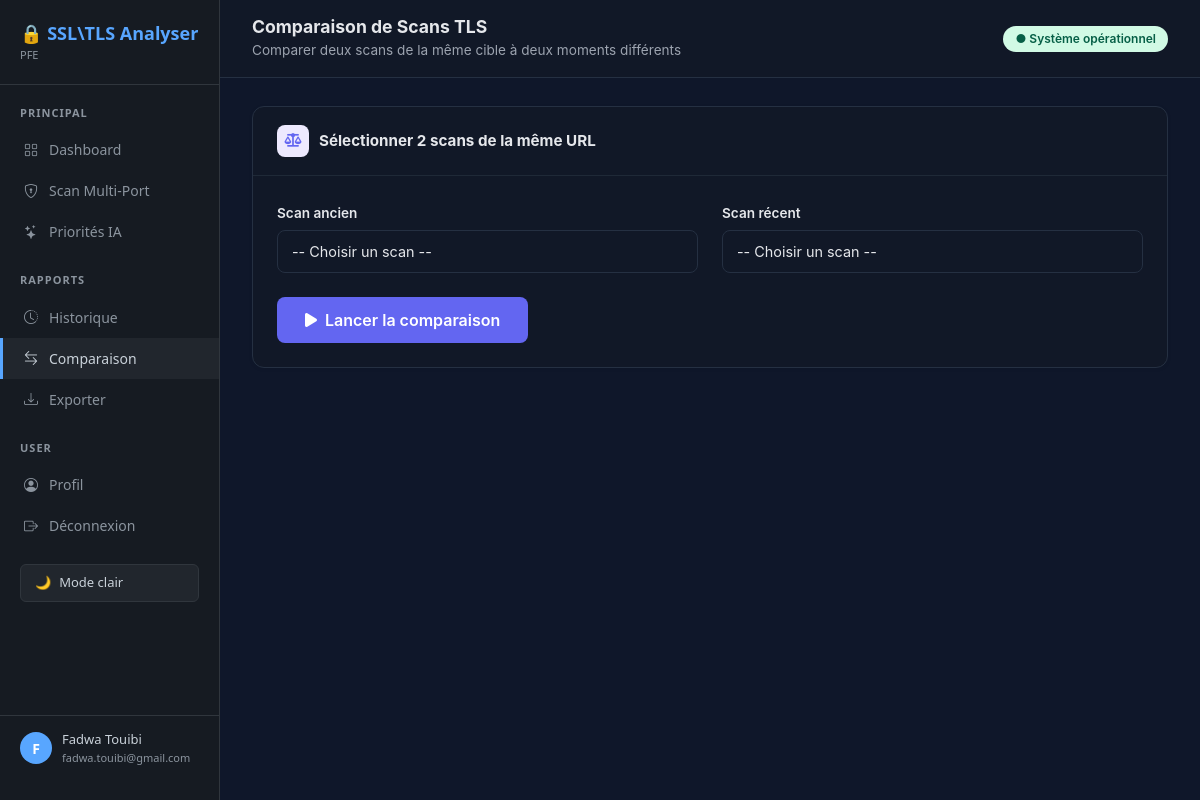
Page /comparison/comparaison_scans (signed in) on the committed database.
### models/models.py (models this page shows)
class AnalysteSécurité:
    pass

class Administrateur(AnalysteSécurité, db.Model):
    __tablename__ = 'administrateur'
    id                 = db.Column(db.Integer, primary_key=True)
    nom                = db.Column(db.String(100))
    prenom             = db.Column(db.String(100))
    login              = db.Column(db.String(100), unique=True)
    password           = db.Column(db.String(200))
    email              = db.Column(db.String(100))
    role               = db.Column(db.String(50), nullable=False, default='Analyste de sécurité')
    date_creation      = db.Column(db.DateTime, default=datetime.now)   # ← nouveau
    derniere_connexion = db.Column(db.DateTime, nullable=True)              # ← nouveau
    bloque = db.Column(db.Boolean, default=False)
    nb_tentatives = db.Column(db.Integer, default=0)

### routes/comparison_bp.py (the view)
@comparison_bp.route('/comparaison_scans')
def comparaison_scans_page():
    if 'admin_id' not in session:
        return redirect('/login')
    from models.models import Administrateur
    admin = Administrateur.query.get(session['admin_id'])
    scans_termines = Scan.query.filter_by(statut='TERMINE').order_by(Scan.dateDebut.desc()).all()
    scans_pour_template = []
    for scan in scans_termines:
        cible = Cible.query.get(scan.cibleId)
        url_cible = cible.url if cible and cible.url else (cible.adresseIp if cible else 'Inconnu')
        scans_pour_template.append({
            'id': scan.id,
            'cible': url_cible,
            'cible_normale': normaliser_url(url_cible),
            'dateDebut': scan.dateDebut.strftime('%d/%m/%Y %H:%M') if scan.dateDebut else 'N/A',
            'statut': scan.statut
        })
    return render_template('comparison_scans.html', admin=admin, scans=scans_pour_template)

### routes/comparison_bp.py (called while the page is built)
def normaliser_url(url):
    if not url:
        return ''
    url = url.strip().lower()
    if not url.startswith(('http://', 'https://')):
        url = 'https://' + url
    parsed = urlparse(url)
    host = parsed.netloc
    if host.startswith('www.'):
        host = host[4:]
    if ':' in host:
        host = host.split(':')[0]
    path = parsed.path.rstrip('/')
    return host + path

### templates/comparison_scans.html (shortened to what this page needs)
<!DOCTYPE html>
<html lang="fr">
<head>
    <link href="https://cdn.jsdelivr.net/npm/bootstrap@5.3.0/dist/css/bootstrap.min.css" rel="stylesheet">
    <link href="https://cdnjs.cloudflare.com/ajax/libs/font-awesome/6.4.0/css/all.min.css" rel="stylesheet">
    <link href="https://cdn.jsdelivr.net/npm/bootstrap-icons@1.10.0/font/bootstrap-icons.css" rel="stylesheet">
</head>
<body>
{% include '_sidebar.html' %}
<div class="main">
    <div class="topbar">
        <div>
            <h4>Comparaison de Scans TLS</h4>
            <span class="subtitle">Comparer deux scans de la même cible à deux moments différents</span>
        </div>
        <span style="background:#d1fae5;color:#065f46;padding:4px 12px;border-radius:20px;font-size:0.75rem;font-weight:600;">● Système opérationnel</span>
    </div>
    <div class="page-content">
        <div class="card">
            <div class="card-header-custom">
                <div class="icon-wrap"><i class="fas fa-balance-scale"></i></div>
                <h6>Sélectionner 2 scans de la même URL</h6>
            </div>
            <div class="card-body-custom">
                <div class="row g-4">
                    <div class="col-md-6">
                        <label class="form-label">Scan ancien</label>
                        <select class="form-select" id="scanAncien">
                            <option value="">-- Choisir un scan --</option>
                        </select>
                    </div>
                    <div class="col-md-6">
                        <label class="form-label">Scan récent</label>
                        <select class="form-select" id="scanRecent">
                            <option value="">-- Choisir un scan --</option>
                        </select>
                    </div>
                </div>
                <button class="btn-compare mt-4" id="btnCompare" onclick="lancerComparaison()">
                    <i class="fas fa-play"></i> Lancer la comparaison
                </button>
            </div>
        </div>
    </div>
</div>
</body>
</html>

### templates/_sidebar.html (shortened to what this page needs)
{% set _p = request.path %}
<aside id="appSidebar">
    <div class="logo">🔒 SSL\TLS Analyser<span>PFE</span></div>
    <div class="section-title">Principal</div>
    <a href="/dashboard" class="{{ 'active' if _p == '/dashboard' else '' }}"><i class="bi bi-grid"></i> Dashboard</a>
    <a href="/multiport/lancer_scan_multiport" class="{{ 'active' if _p.startswith('/multiport') else '' }}"><i class="bi bi-shield-lock"></i> Scan Multi-Port</a>
    <a href="/priorisation" class="{{ 'active' if _p.startswith('/priorisation') else '' }}"><i class="bi bi-stars"></i> Priorités IA</a>
    <div class="section-title">Rapports</div>
    <a href="/historique" class="{{ 'active' if _p.startswith('/historique') else '' }}"><i class="bi bi-clock-history"></i> Historique</a>
    <a href="/comparison/comparaison_scans" class="{{ 'active' if _p.startswith('/comparison') else '' }}"><i class="bi bi-arrow-left-right"></i> Comparaison</a>
    <a href="/rapport" class="{{ 'active' if _p.startswith('/rapport') else '' }}"><i class="bi bi-download"></i> Exporter</a>
    <div class="section-title">User</div>
    <a href="/profil" class="{{ 'active' if _p.startswith('/profil') else '' }}"><i class="bi bi-person-circle"></i> Profil</a>
    <a href="/logout"><i class="bi bi-box-arrow-right"></i> Déconnexion</a>
    <div class="theme-toggle-wrap">
        <button onclick="toggleTheme()" id="themeBtn">
            <span id="themeIcon">🌙</span>
            <span id="themeText">Mode clair</span>
        </button>
    </div>
    <div class="sidebar-spacer"></div>
    <a href="/profil" class="admin-info">
        <div class="admin-avatar">{{ admin.prenom[0] | upper if admin.prenom else 'A' }}</div>
        <div>
            <div class="admin-name">{{ admin.prenom }} {{ admin.nom }}</div>
            <div class="admin-email">{{ admin.email }}</div>
        </div>
    </a>
</aside>

### templates/comparison_scans.html (style rules this page uses)
* { margin: 0; padding: 0; box-sizing: border-box; }
:root { --bg: #f0f2f5; --card: #fff; --text: #1a1a2e; --muted: #6b7280; --sidebar: #1a1a2e; --sidebar-text: #aaa; --border: #e5e7eb; --soft: #f3f4f6; }
body.dark-mode { --bg: #0f172a; --card: #111827; --text: #e5e7eb; --muted: #9ca3af; --sidebar: #0b1220; --sidebar-text: #cbd5e1; --border: #253042; --soft: #1f2937; }
body { font-family: 'Inter', -apple-system, BlinkMacSystemFont, sans-serif; background: var(--bg); color: var(--text); display: flex; min-height: 100vh; }
.section-title { padding: 16px 20px 6px; color: #64748b; font-size: 0.65rem; font-weight: 700; letter-spacing: 0.08em; text-transform: uppercase; }
.main { margin-left: 220px; flex: 1; display: flex; flex-direction: column; }
.topbar { background: var(--card); padding: 16px 32px; display: flex; align-items: center; justify-content: space-between; border-bottom: 1px solid var(--border); }
.topbar h4 { margin: 0; font-size: 1.1rem; font-weight: 700; color: var(--text); }
.subtitle { color: var(--muted); font-size: 0.85rem; }
.page-content { padding: 28px 32px; flex: 1; }
.card { background: var(--card); border-radius: 12px; border: 1px solid var(--border); box-shadow: 0 1px 4px rgba(0,0,0,0.06); margin-bottom: 24px; }
.card-header-custom { padding: 18px 24px; border-bottom: 1px solid var(--soft); display: flex; align-items: center; gap: 10px; }
.card-header-custom h6 { margin: 0; font-weight: 700; color: var(--text); font-size: 0.95rem; }
.icon-wrap { width: 32px; height: 32px; background: #ede9fe; border-radius: 8px; display: flex; align-items: center; justify-content: center; color: #6366f1; font-size: 0.85rem; }
.card-body-custom { padding: 24px; }
.form-label { font-weight: 600; color: var(--text); font-size: 0.85rem; margin-bottom: 6px; }
.form-select { border: 1px solid var(--border); border-radius: 8px; padding: 10px 14px; font-size: 0.9rem; background: var(--card); color: var(--text); }
.btn-compare { background: #6366f1; color: #fff; border: none; padding: 11px 28px; border-radius: 8px; font-weight: 600; display: inline-flex; gap: 8px; align-items: center; }

### templates/_sidebar.html (style rules this page uses)
#appSidebar { width: 220px; min-height: 100vh; background: #161b22; border-right: 1px solid #30363d; padding: 20px 0; position: fixed; top: 0; left: 0; z-index: 100; display: flex; flex-direction: column; font-family: 'Segoe UI', sans-serif; }
#appSidebar .logo { color: #58a6ff; font-size: 18px; font-weight: bold; padding: 0 20px 20px 20px; border-bottom: 1px solid #30363d; }
#appSidebar .logo span { color: #8b949e; font-size: 11px; display: block; font-weight: normal; }
#appSidebar .section-title { color: #8b949e; font-size: 11px; padding: 20px 20px 8px 20px; text-transform: uppercase; letter-spacing: 1px; }
#appSidebar a { display: flex; align-items: center; gap: 10px; padding: 10px 20px; color: #8b949e; text-decoration: none; font-size: 14px; transition: all 0.2s; border-left: 3px solid transparent; }
#appSidebar a:hover, #appSidebar a.active { background: #21262d; color: #c9d1d9; border-left-color: #58a6ff; }
#appSidebar a i { width: 16px; text-align: center; }
#appSidebar .theme-toggle-wrap { padding: 10px 20px; margin-top: 8px; }
#appSidebar #themeBtn { width: 100%; background: #21262d; border: 1px solid #30363d; color: #c9d1d9; padding: 8px 14px; border-radius: 6px; font-size: 13px; cursor: pointer; display: flex; align-items: center; gap: 8px; transition: all 0.2s; }
#appSidebar .sidebar-spacer { flex: 1; }
#appSidebar .admin-info { padding: 14px 20px; border-top: 1px solid #30363d; display: flex; align-items: center; gap: 10px; text-decoration: none; transition: background 0.2s; border-left: 0; }
#appSidebar .admin-avatar { width: 32px; height: 32px; background: #58a6ff; border-radius: 50%; display: flex; align-items: center; justify-content: center; font-weight: bold; font-size: 14px; color: #fff; flex-shrink: 0; text-transform: uppercase; }
#appSidebar .admin-name { font-size: 13px; color: #c9d1d9; }
#appSidebar .admin-email { font-size: 11px; color: #8b949e; }

### rows in the picture
Administrateur: prenom "F", prenom "Fadwa", nom "Touibi", email "fadwa.touibi@gmail.com"
